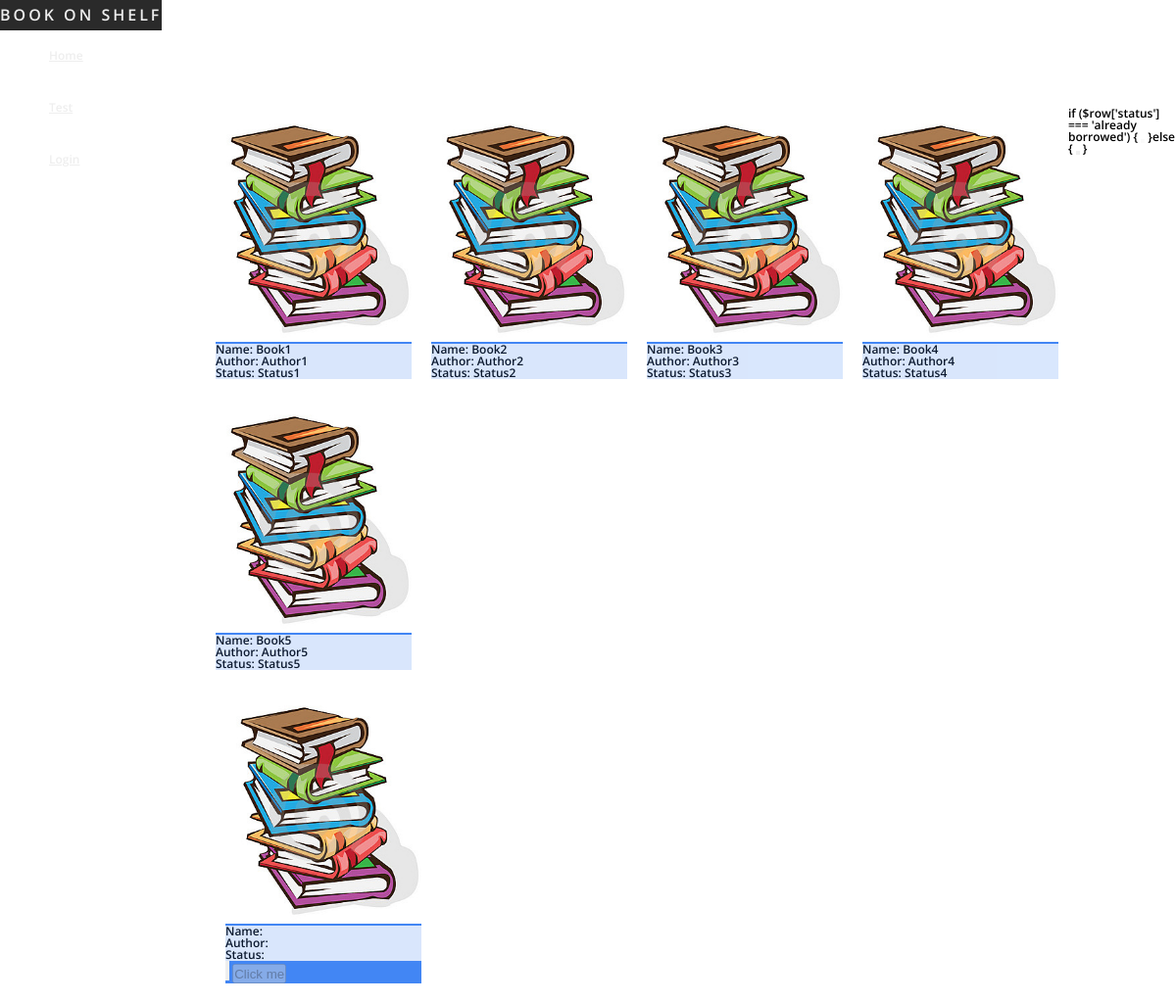
/Code/index.php?page=test (signed in), run on the app's committed database.
### tables this page shows
CREATE TABLE `books` (
  `book_id` int(11) NOT NULL,
  `name` varchar(100) NOT NULL,
  `author` varchar(100) NOT NULL,
  `status` varchar(100) NOT NULL
);

### Code/php/books.php (the view, shortened to what this page needs)
<?php
$con=mysqli_connect("127.0.0.1","root","","bookonshelf");
$result = mysqli_query($con,"SELECT * FROM books");
while($row = mysqli_fetch_array($result))
{
  if (strpos(strtolower($row['name']), strtolower('Book')) !== false) {
    echo '
     <div id="book">
            <img src="images/Book.jpg" alt="Book img">
            <p>   Name:   ' . $row['name'] . '
            </br> Author: ' . $row['author'] . '
            </br> Status: ' . $row['status'] . '
            </p>
     </div>';
   }
}
?>

### Code/css/style.css (style rules this page uses)
*, *:before, *:after { margin: 0; padding: 0; box-sizing: border-box; }
html { margin: 0; height: 100%; width: 100%; }
body { font: 600 12px/1 'Open Sans', sans-serif; margin: 0 auto; min-height: 100%; padding: 0; background: url(image.jpg); background-size: cover; background-position: center; background-image: url("../images/dark.jpg"); background-repeat: no-repeat; background-position: right top; background-attachment: fixed; }
#book { margin: 10px 10px 10px 10px; float: left; width: 200px; background: #4286f4; }
#book img { width:200px; }
#book p { background: #fff; opacity: 0.8; width:200px; }

### data on the page
books: name "Book1", author "Author1", status "Status1"
books: name "Book2", author "Author2", status "Status2"
books: name "Book3", author "Author3", status "Status3"
books: name "Book4", author "Author4", status "Status4"
books: name "Book5", author "Author5", status "Status5"
